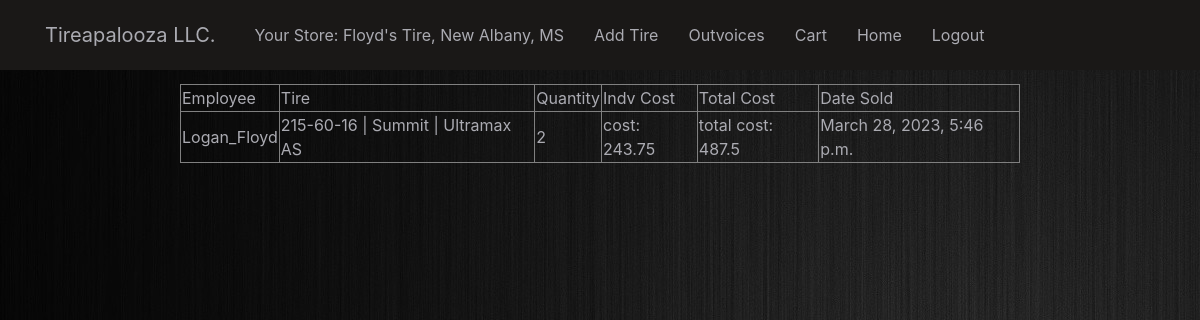
Screenshot of /view_invoices/ (signed in) with the database file from the repository.
### app/models.py (models this page shows, shortened)
class Profile(models.Model):
    user = models.OneToOneField(User, on_delete=models.CASCADE)
    store = models.ForeignKey(
        Store, on_delete=models.CASCADE, related_name="staff_members"
    )

class Store(models.Model):
    store_name = models.CharField(max_length=100)
    location = models.CharField(max_length=200)
    def __str__(self):
        return self.store_name + ", " + self.location

class Invoice(models.Model):
    user = models.CharField(max_length=200)
    quantity = models.IntegerField(null=True)
    indv_cost = models.FloatField(null=True)
    total_cost = models.FloatField(null=True)
    tires = models.ManyToManyField(Tire, related_name="invoices")
    date_sold = models.DateTimeField(auto_now_add=True, null=True)

class Tire(models.Model):
    PATTERNS = (
        ("Street Tread", "Street Tread"),
        ("All-Terrain", "All-Terrain"),
        ("Mud Terrain", "Mud-Terrain"),
    )
    CONDITIONS = (
        (1, "Heavily Used"),
        (2, "Used"),
        (3, "Good"),
        (4, "New"),
    )
    brand = models.CharField(max_length=200, null=True)
    line = models.CharField(max_length=200, null=True)
    size = models.CharField(max_length=200, null=True)
    mileage_rating = models.CharField(max_length=40, null=True)
    base_price = models.FloatField(null=True)
    tread_pattern = models.CharField(max_length=200, null=True, choices=PATTERNS)
    condition = models.IntegerField(null=True, choices=CONDITIONS)
    adjusted_price = models.FloatField(null=True, blank=True, default=None)
    quantity = models.IntegerField(default=0)
    store = models.ForeignKey(
        Store, on_delete=models.CASCADE, related_name="inventory", null=True, blank=True
    )
    order_qty = models.IntegerField(null=True)
    def __str__(self):
        return f"{self.size} | {self.brand} | {self.line}"

### app/decorators.py (the view)
        def wrapper_func(request, *args, **kwargs):
            group = "None"
            if request.user.groups.exists():
                group = request.user.groups.all()[0].name
            if group in allowed_roles:
                return view_func(request, *args, **kwargs)
            else:
                return redirect("logout")

### app/views.py (called while the page is built)
@login_required(login_url="login")
@allowed_users(allowed_roles="staff")
def view_invoices(request):
    invoices = Invoice.objects.all()
    context = {"invoices": invoices}
    return render(request, "view_invoices.html", context)

### app/templates/view_invoices.html (shortened to what this page needs)
{% extends 'home.html' %} {% block content %}
<table border="1" frame="1" rules="columns">
  <tr>
    <td>Employee</td>
    <td>Tire</td>
    <td>Quantity</td>
    <td>Indv Cost</td>
    <td>Total Cost</td>
    <td>Date Sold</td>
  </tr>
  {%for invoice in invoices%}
  <tr>
    <td>{{invoice.user}}</td>
    <td>{{invoice.tires.all.first}}</td>
    <td>{{invoice.quantity}}</td>
    <td>cost: {{invoice.indv_cost}}</td>
    <td>total cost: {{invoice.total_cost}}</td>
    <td>{{invoice.date_sold}}</td>
  </tr>
  {%endfor%} {%endblock content%}

### app/templates/base.html (shortened to what this page needs)
{% load static %}
<!DOCTYPE html>
<html lang="en">
  <head>
    <link
      rel="stylesheet"
      href="https://maxcdn.bootstrapcdn.com/bootstrap/4.0.0/css/bootstrap.min.css"
    />
    <link rel="stylesheet" type="text/css" href="{% static 'base.css' %}" />
  </head>
  <body>
    <header class="site-header">
      <nav class="navbar navbar-expand-md navbar-dark bg-steel fixed-top">
        <div class="container">
          <a
            class="navbar-brand mr-4"
            href="{% url 'home' %}"
            style="color: #ababb2"
            >Tireapalooza LLC.</a
          >
          <div class="collapse navbar-collapse">
            <div class="navbar-nav">
              {% if user.is_authenticated %}
              <li class="nav-item nav-link">
                Your Store: {{request.user.profile.store}}
              </li>
              {% if request.path != "/add_tire/" %}
              <a class="nav-item nav-link" href="{% url 'add_tire_form' %}"
                >Add Tire</a
              >
              {% endif %} {% if request.path != "/view_outvoices/" %}
              <a class="nav-item nav-link" href=" {% url 'view_outvoices' %}"
                >Outvoices</a
              >
              {% endif %}  {% if request.path != "/cart/" %}
              <a class="nav-item nav-link" href=" {% url 'cart' %}">Cart</a>
              {% endif %} {% if request.path != "/" %}
              <a class="nav-item nav-link" href=" {% url 'home' %}">Home</a>
              {% endif %} {% if request.path != "/logout/" %}
              <a class="nav-item nav-link" href=" {% url 'logout' %}">Logout</a>
              {% endif %}
              {% endif %}
            </div>
          </div>
        </div>
      </nav>
    </header>
    <div id="test_div">
      <div id="block_container">
        {% block content %}{% endblock content %}
      </div>
    </div>
  </body>
</html>

### app/static/base.css (style rules this page uses)
body { background-color: #ababb2; color: #ababb2; margin-top: 7%; background-image: url("image/unitproject.jpeg") }
.bg-steel { background-color: #1a1817; }
.site-header .navbar-nav .nav-link { margin-left: auto; margin-right: auto; color: #ababb2; padding: 15px; }
tr, th, table { padding-left: 10px; padding-right: 10px; font-size: 1em; }
#block_container { margin-left: auto; margin-right: auto; width: 70%; display: flex; flex-direction: column; justify-content: center; }

### rows the page displays
Invoice: user "Logan_Floyd", tires.all.first "215-60-16 | Summit | Ultramax AS", quantity "2", indv_cost "243.75", total_cost "487.5", date_sold "March 28, 2023, 5:46 p.m."

### other values shown
{{ request.user.profile.store }} "Floyd's Tire, New Albany, MS"
